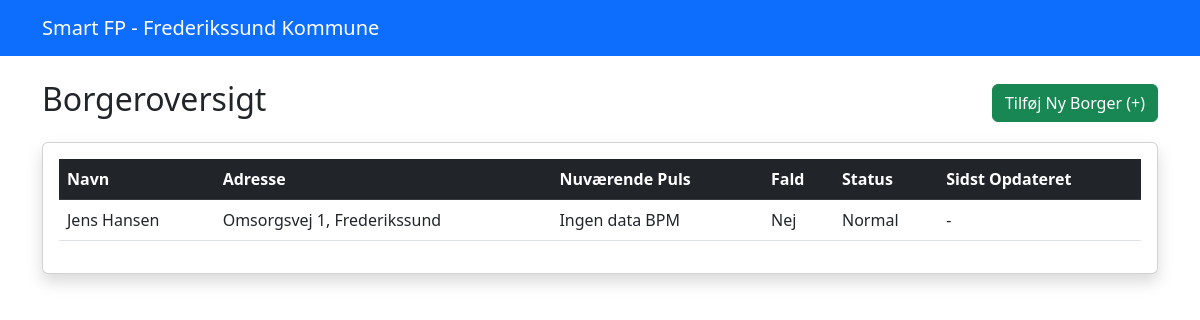
Before: / with the older database file.
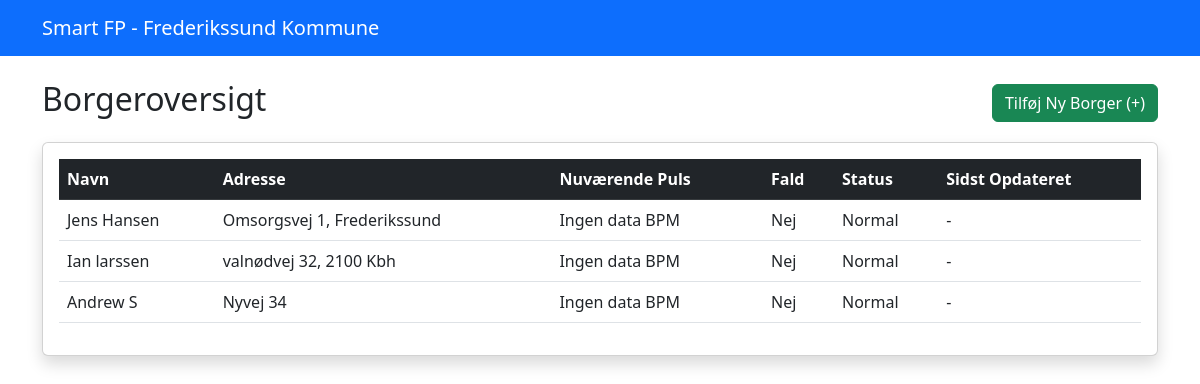
After: the same page with the newer database file.
### tables this page shows
CREATE TABLE borger (
                id INTEGER PRIMARY KEY AUTOINCREMENT,
                navn TEXT NOT NULL,
                adresse TEXT NOT NULL
            );

### app.py (the view, shortened to what this page needs)
@app.route('/')
def index():
    db = get_db()
    cursor = db.cursor()
    cursor.execute('SELECT * FROM borger')
    borgere_db = cursor.fetchall()
    data_view = []
    for b in borgere_db:
        cursor.execute('SELECT * FROM maaling WHERE borger_id = ? ORDER BY tidspunkt DESC LIMIT 1', (b['id'],))
        seneste = cursor.fetchone()
        status = "Normal"
        puls_visning = "Ingen data"
        fald_visning = "Nej"
        tid_visning = "-"
        data_view.append({
            "navn": b['navn'],
            "adresse": b['adresse'],
            "puls": puls_visning,
            "fald": fald_visning,
            "status": status,
            "tid": tid_visning
        })
    return render_template('dashboard.html', borgere=data_view)

### app.py (called while the page is built)
def get_db():
    db = getattr(g, '_database', None)
    if db is None:
        db = g._database = sqlite3.connect(DATABASE)
        db.row_factory = sqlite3.Row
    return db

@app.teardown_appcontext
def close_connection(exception):
    db = getattr(g, '_database', None)
    if db is not None:
        db.close()

### templates/dashboard.html (shortened to what this page needs)
<!DOCTYPE html>
<html lang="da">
<head>
    <link href="https://cdn.jsdelivr.net/npm/bootstrap@5.3.0/dist/css/bootstrap.min.css" rel="stylesheet">
</head>
<body>
    <nav class="navbar navbar-dark bg-primary mb-4">
        <div class="container">
            <a class="navbar-brand" href="/">Smart FP - Frederikssund Kommune</a>
        </div>
    </nav>
    <div class="container">
        <div class="d-flex justify-content-between align-items-center mb-3">
            <h2>Borgeroversigt</h2>
            <a href="/opret" class="btn btn-success">Tilføj Ny Borger (+)</a>
        </div>
        <div class="card shadow">
            <div class="card-body">
                <table class="table table-hover">
                    <thead class="table-dark">
                        <tr>
                            <th>Navn</th>
                            <th>Adresse</th>
                            <th>Nuværende Puls</th>
                            <th>Fald</th>
                            <th>Status</th>
                            <th>Sidst Opdateret</th>
                        </tr>
                    </thead>
                    <tbody>
                        {% for borger in borgere %}
                        <tr class="{% if 'KRITISK' in borger.status %}status-kritisk{% elif 'ADVARSEL' in borger.status %}status-advarsel{% endif %}">
                            <td>{{ borger.navn }}</td>
                            <td>{{ borger.adresse }}</td>
                            <td>{{ borger.puls }} BPM</td>
                            <td>{{ borger.fald }}</td>
                            <td>{{ borger.status }}</td>
                            <td>{{ borger.tid }}</td>
                        </tr>
                        {% endfor %}
                    </tbody>
                </table>
            </div>
        </div>
    </div>
</body>
</html>

Changed rows visible on the page:
added borger: navn "Ian larssen", adresse "valnødvej 32, 2100 Kbh", puls "Ingen data", fald "Nej", status "Normal", tid "-"
added borger: navn "Andrew S", adresse "Nyvej 34", puls "Ingen data", fald "Nej", status "Normal", tid "-"
